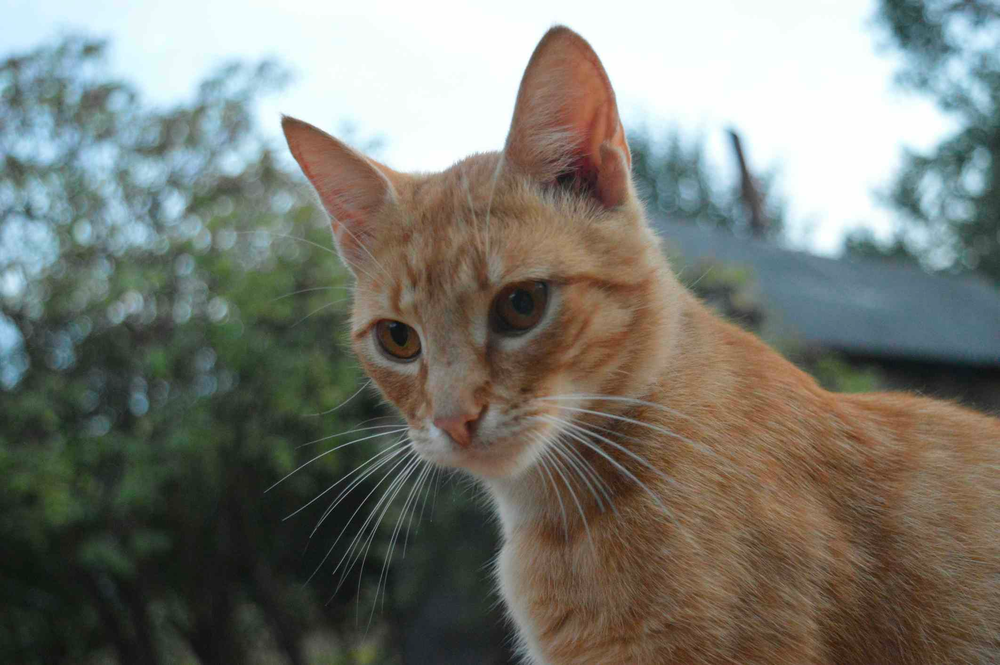
#> input picture resources/img_3.png, 1000 x 665 px, shrunk from 2124 x 1412 before the run
$ python kMeans.py
#> lines starting #> are read from the running program, lines starting #| are printed output that depends on the picture; after the words box and inside, x2 and y2 are one past the last pixel; in counts of white or black regions, pixels touching at a corner belong together
import cv2
import numpy as np

# Load and preprocess the image
image = cv2.imread('../resources/img_3.png')
#> image is the input picture: shape (665, 1000, 3); mean B, G, R 113.1, 121.2, 120.3
image = cv2.cvtColor(image, cv2.COLOR_BGR2RGB)

# Reshape the image
pixels = image.reshape((-1, 3))

# Perform K-means clustering
K = 3  # Number of clusters
criteria = (cv2.TERM_CRITERIA_EPS + cv2.TERM_CRITERIA_MAX_ITER, 100, 0.2)
_, labels, centers = cv2.kmeans(pixels.astype(np.float32), K, None, criteria, 10, cv2.KMEANS_RANDOM_CENTERS)
#> centers = [[121.5, 116.8, 105.3], [56.54, 55.95, 44.38], [226.5, 241.6, 246.2]]
# Reshape the labels
segmented_image = labels.reshape(image.shape[:2])
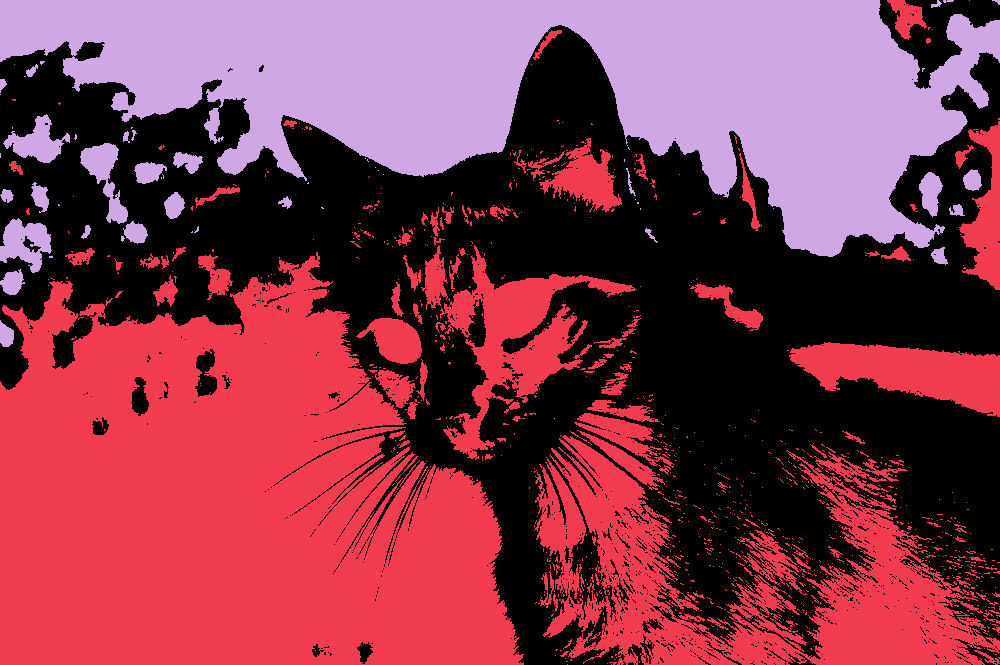
#> segmented_image: shape (665, 1000) int32; 3 distinct labels, from 0 to 2; one colour per label, 0 black
# [6 lines of commented-out code are left out]
cluster_colors = [
    [0, 0, 255],   # Blue
    [255, 0, 0],   # Red
    [0, 255, 0],   # Green
]
segmented_image_colored = np.zeros_like(image)
for i in range(K):
    mask = (segmented_image == i)
    # color = np.random.randint(0, 256, 3)  # Random color for each cluster
    color = cluster_colors[i]
    segmented_image_colored[mask] = color
#> this loop made 3 passes
#> pass 1, `mask = (segmented_image == i)`:
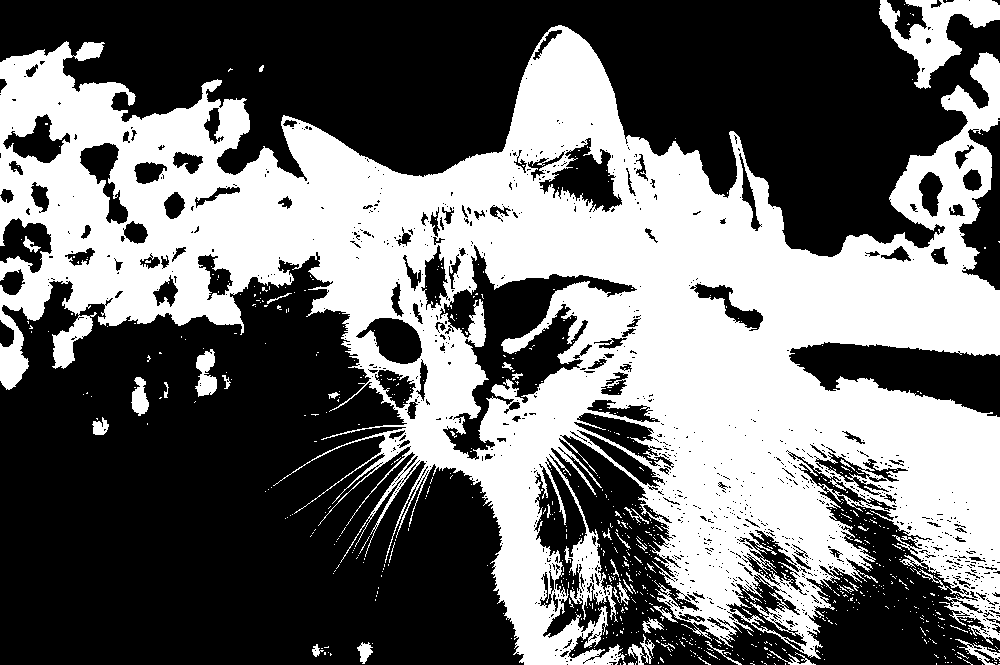
#> mask: shape (665, 1000) bool; 42.6% white; 755 white regions (714 under 20 px), largest, box (x1, y1, x2, y2) and area: (0, 25, 1000, 665) 273161, (879, 0, 1000, 89) 4223, (195, 349, 217, 397) 670
#> pass 2, `mask = (segmented_image == i)`:
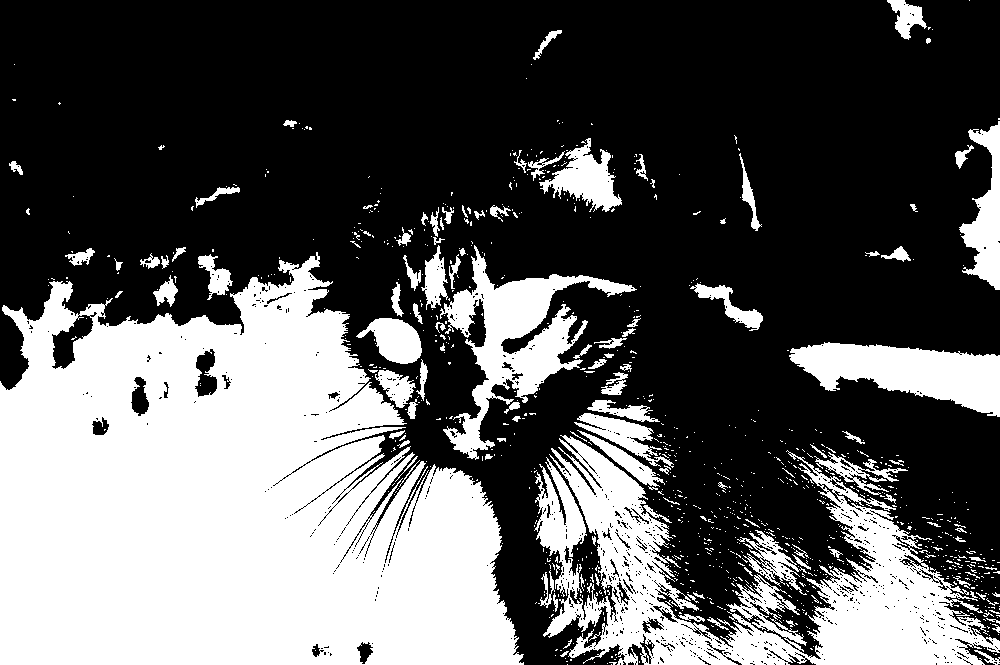
#> mask: shape (665, 1000) bool; 36.2% white; 985 white regions (867 under 20 px), largest, box (x1, y1, x2, y2) and area: (0, 252, 524, 665) 152051, (534, 435, 1000, 665) 40169, (440, 245, 637, 460) 11617
#> pass 3, `mask = (segmented_image == i)`:
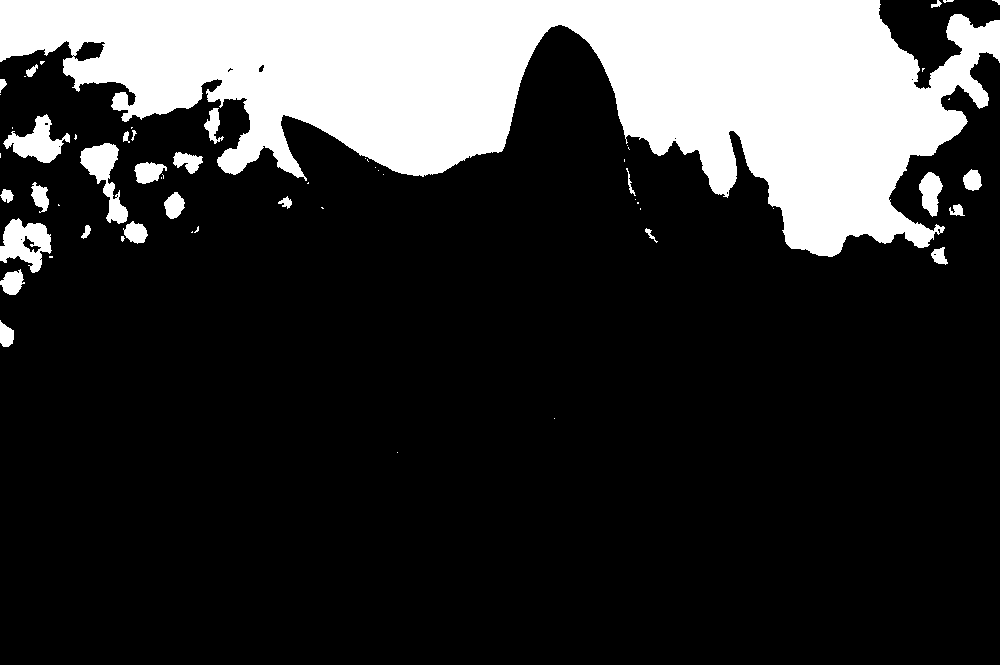
#> mask: shape (665, 1000) bool; 21.2% white; 60 white regions (32 under 20 px), largest, box (x1, y1, x2, y2) and area: (0, 0, 1000, 257) 131167, (0, 218, 52, 273) 1672, (80, 143, 128, 224) 1565
#> after the loop:
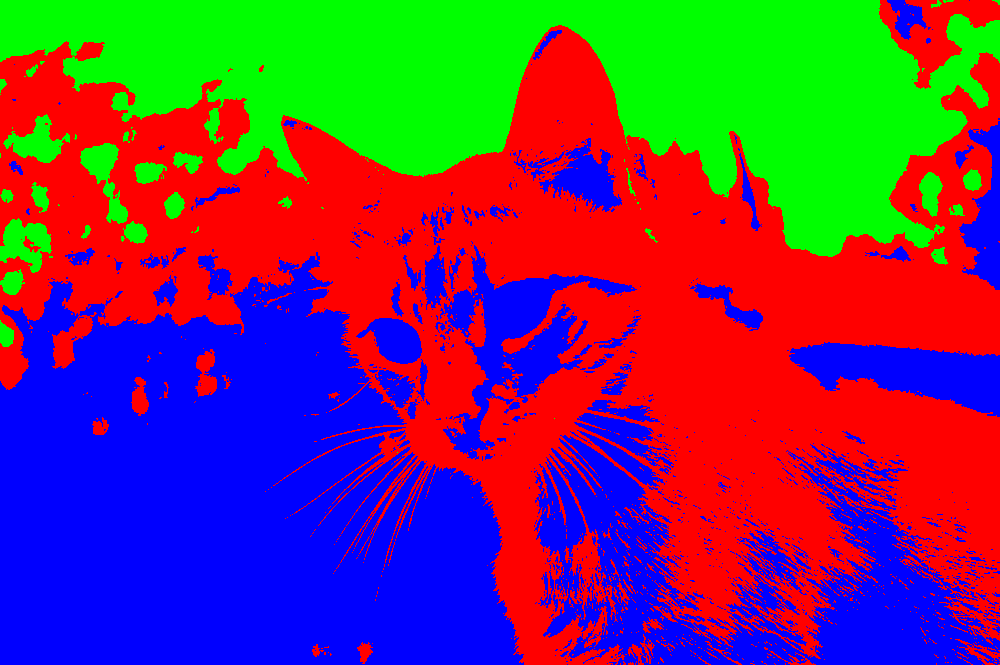
#> segmented_image_colored: shape (665, 1000, 3); mean of channels 0, 1, 2 92.3, 54.1, 108.6; drawn as B, G, R

# Display the result
cv2.imshow('Original Image', image)
cv2.imshow('Segmented Image', segmented_image_colored)
cv2.waitKey(0)
cv2.destroyAllWindows()
